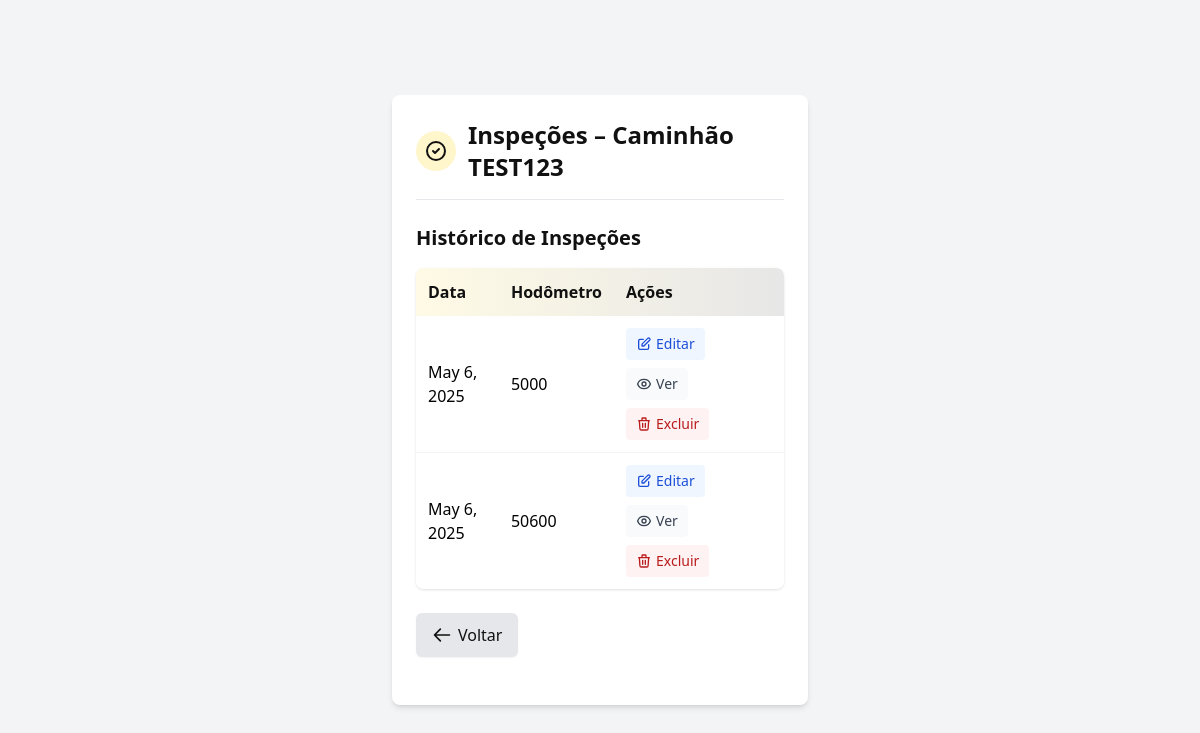
The app's page /caminhao/5/inspecoes/ (signed in) with its own data.
### core/models.py (models this page shows, shortened)
class Truck(models.Model):
    company     = models.ForeignKey(Company, related_name="trucks",
                                    on_delete=models.CASCADE)
    truck_type  = models.ForeignKey(TruckType, on_delete=models.PROTECT)
    plate       = models.CharField("Placa", max_length=10)
    brand       = models.CharField("Marca", max_length=50, blank=True)
    model       = models.CharField("Modelo", max_length=50, blank=True)
    hodometer   = models.PositiveIntegerField("Hodômetro", null=True, blank=True)
    created_at  = models.DateTimeField(auto_now_add=True)
    updated_at  = models.DateTimeField(auto_now=True)
    class Meta:
        unique_together = [("company", "plate")]
        ordering = ["plate"]

class Inspection(models.Model):
    truck       = models.ForeignKey("Truck", related_name="inspections",
                                    on_delete=models.CASCADE)
    date        = models.DateField(default=date.today)
    odometer    = models.PositiveIntegerField("Hodômetro", null=True, blank=True)
    notes       = models.TextField("Observações", blank=True)
    created_at  = models.DateTimeField(auto_now_add=True)
    updated_at  = models.DateTimeField(auto_now=True)
    class Meta:
        ordering = ["-date", "-id"]

### core/views.py (the view)
@login_required
def inspection_list(request, truck_id):
    truck = get_object_or_404(
        Truck, pk=truck_id, company__created_by=request.user
    )
    return render(request, "core/inspection_list.html", {"truck": truck})

### core/templates/core/inspection_list.html (shortened to what this page needs)
{% extends "core/base.html" %}
{% load crispy_forms_tags %}
{% block content %}
<div class="bg-white rounded-lg shadow-md p-4 md:p-6">
  <div class="flex flex-col md:flex-row md:items-center mb-6 border-b border-gray-200 pb-4">
    <div class="bg-primary/20 p-2 rounded-full mr-3 mb-3 md:mb-0 w-max">
      <svg xmlns="http://www.w3.org/2000/svg" class="h-6 w-6 text-secondary" fill="none" viewBox="0 0 24 24" stroke="currentColor">
        <path stroke-linecap="round" stroke-linejoin="round" stroke-width="2"
              d="M9 12l2 2 4-4m6 2a9 9 0 11-18 0 9 9 0 0118 0z" />
      </svg>
    </div>
    <div>
      <h1 class="text-xl md:text-2xl font-bold text-secondary">
        Inspeções – Caminhão {{ truck.plate }}
      </h1>
    </div>
  </div>
  <div class="mb-6">
    <h2 class="text-lg md:text-xl font-semibold mb-4 text-secondary">
      Histórico de Inspeções
    </h2>
    <div class="overflow-x-auto rounded-lg shadow">
      <table class="w-full bg-white">
        <thead>
          <tr class="bg-gradient-to-r from-primary/10 to-secondary/10">
            <th class="p-3 text-left text-secondary font-semibold">Data</th>
            <th class="p-3 text-left text-secondary font-semibold">Hodômetro</th>
            <th class="p-3 text-left text-secondary font-semibold">Ações</th>
          </tr>
        </thead>
        <tbody class="divide-y divide-gray-100">
          {% for insp in truck.inspections.all %}
          <tr class="hover:bg-gray-50 transition duration-150">
            <td class="p-3">{{ insp.date }}</td>
            <td class="p-3">{{ insp.odometer|default:"—" }}</td>
            <td class="p-3">
              <div class="flex flex-wrap gap-2">
                <a href="{% url 'core:inspection_edit' insp.id %}"
                   class="inline-flex items-center px-2.5 py-1.5 bg-blue-50 text-blue-700 rounded hover:bg-blue-100 transition-colors text-sm">
                  <svg xmlns="http://www.w3.org/2000/svg" class="h-4 w-4 mr-1" fill="none" viewBox="0 0 24 24" stroke="currentColor">
                    <path stroke-linecap="round" stroke-linejoin="round" stroke-width="2" d="M11 5H6a2 2 0 00-2 2v11a2 2 0 002 2h11a2 2 0 002-2v-5m-1.414-9.414a2 2 0 112.828 2.828L11.828 15H9v-2.828l8.586-8.586z" />
                  </svg>
                  Editar
                </a>
                <a href="{% url 'core:inspection_detail' insp.id %}"
                   class="inline-flex items-center px-2.5 py-1.5 bg-gray-50 text-gray-700 rounded hover:bg-gray-100 transition-colors text-sm">
                  Ver
                </a>
                <form method="post"
                      action="{% url 'core:inspection_delete' insp.id %}"
                      class="inline-block"
                      onsubmit="return confirm('Confirma exclusão desta inspeção?');">
                  <button type="submit"
                          class="inline-flex items-center px-2.5 py-1.5 bg-red-50 text-red-700 rounded hover:bg-red-100 transition-colors text-sm">
                    Excluir
                  </button>
                </form>
              </div>
            </td>
          </tr>
          {% endfor %}
        </tbody>
      </table>
    </div>
  </div>
  <div class="flex flex-col sm:flex-row gap-3 mb-6">
    <a href="javascript:history.back()"
       class="px-4 py-2.5 bg-gray-200 hover:bg-gray-300 text-secondary
              font-medium rounded-md shadow-sm transition-colors flex items-center justify-center w-full sm:w-auto">
      <svg xmlns="http://www.w3.org/2000/svg"
           class="h-5 w-5 mr-1.5" fill="none" viewBox="0 0 24 24"
           stroke="currentColor">
        <path stroke-linecap="round" stroke-linejoin="round" stroke-width="2"
              d="M10 19l-7-7m0 0l7-7m-7 7h18" />
      </svg>
      Voltar
    </a>
  </div>
</div>
{% endblock %}

### records on screen
Truck: plate "TEST123"
Inspection: date "May 6, 2025", odometer "5000"
Inspection: date "May 6, 2025", odometer "50600"
